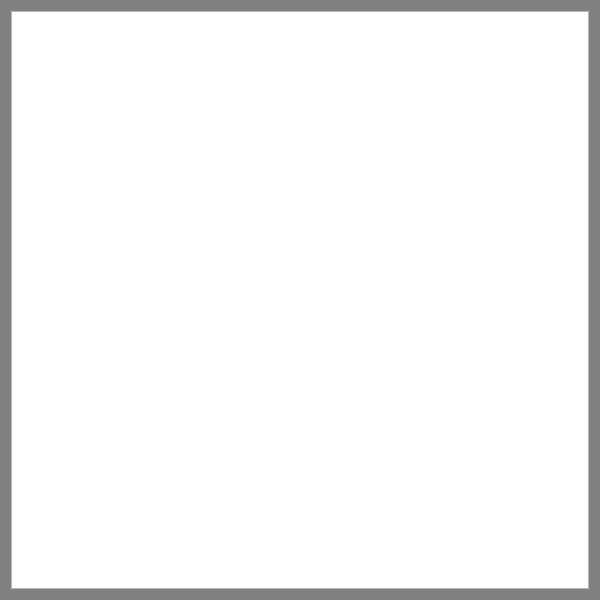
<?xml version="1.0" encoding="UTF-8"?>
<ui version="4.0">
 <class>Widget</class>
 <widget class="QWidget" name="Widget">
  <property name="geometry">
   <rect>
    <x>0</x>
    <y>0</y>
    <width>600</width>
    <height>600</height>
   </rect>
  </property>
  <property name="windowTitle">
   <string>Widget</string>
  </property>
  <property name="styleSheet">
   <string notr="true">#Widget{
	background-color:gray;
}</string>
  </property>
  <layout class="QGridLayout" name="gridLayout">
   <item row="0" column="0">
    <widget class="QGraphicsView" name="graphicsView">
     <property name="maximumSize">
      <size>
       <width>578</width>
       <height>578</height>
      </size>
     </property>
     <property name="styleSheet">
      <string notr="true">#graphicsView{
	background-image: url(&quot;:/img/1.png&quot;);
}</string>
     </property>
    </widget>
   </item>
  </layout>
 </widget>
 <resources/>
 <connections/>
</ui>
